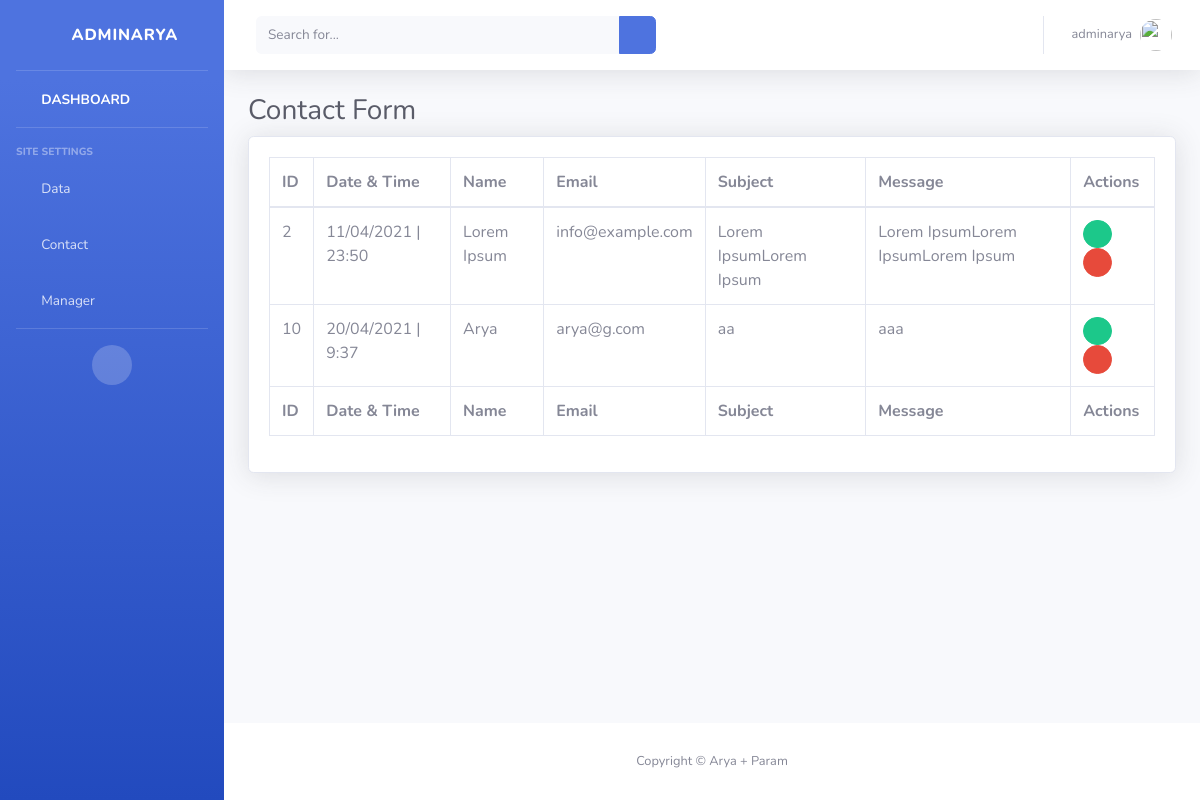
Screenshot of /panel/contactform/ (signed in) with the database file from the repository.
### contactform/models.py (models this page shows, shortened)
class ContactForm(models.Model):
	name = models.CharField(max_length=50)
	email = models.CharField(max_length=50, default='-')
	subj = models.CharField(max_length=50, default='-')
	msg = models.TextField(default='-')
	date = models.CharField(max_length=20, default='-')
	time = models.CharField(max_length=20, default='-')

### contactform/views.py (the view)
# urls.py: url(r'^panel/contactform/$', views.contact_show, name='contact_show'),
def contact_show(request):
	if not request.user.is_authenticated:
		return redirect('mylogin')
	txt = ContactForm.objects.all()
	return render(request, 'back/contact_form.html', {'txt': txt})

### main/templates/back/contact_form.html (shortened to what this page needs)
{% extends 'back/master.html' %}
{% load static %}
{% block mainblock %}
			<div class="container-fluid">
				<h1 class="h3 mb-2 text-gray-800">Contact Form</h1>
				<div class="card shadow mb-4">
					<div class="card-body">
						<div class="table-responsive">
							<table class="table table-bordered" id="dataTable" width="100%" cellspacing="0">
								<thead>
									<tr>
										<th>ID</th>
										<th>Date & Time</th>
										<th>Name</th>
										<th>Email</th>
										<th>Subject</th>
										<th>Message</th>
										<th>Actions</th>
									</tr>
								</thead>
								<tfoot>
									<tr>
										<th>ID</th>
										<th>Date & Time</th>
										<th>Name</th>
										<th>Email</th>
										<th>Subject</th>
										<th>Message</th>
										<th>Actions</th>
									</tr>
								</tfoot>
								<tbody>
									{% for i in txt %}
									<tr>
										<td>{{i.pk}}</td>
										<td>{{i.date}} | {{i.time}}</td>
										<td>{{i.name}}</td>
										<td>{{i.email}}</td>
										<td>{{i.subj}}</td>
										<td>{{i.msg}}</td>
										<td><a href="{% url 'answer_cm' pk=i.pk %}" data-toggle="tooltip" title="Answer" class="btn btn-success btn-circle btn-sm">
											<i class="fas fa-check"></i>
										</a>
										<a href="{% url 'contact_delete' pk=i.pk %}" data-toggle="tooltip" title="Delete" class="btn btn-danger btn-circle btn-sm">
											<i class="fas fa-trash"></i>
										</a></td>
									</tr>
									{% endfor %}
								</tbody>
							</table>
						</div>
					</div>
				</div>
			</div>
{% endblock %}

### main/templates/back/master.html (shortened to what this page needs)
{% load static %}
{% if user.is_authenticated %}
    <!DOCTYPE html>
    <html lang="en">
    <head>
        <link href="{% static 'back/vendor/fontawesome-free/css/all.min.css' %}" rel="stylesheet" type="text/css">
        <link href="{% static 'back/css/sb-admin-2.min.css' %}" rel="stylesheet">
    </head>
    <body id="page-top">
        <div id="wrapper">
            <ul class="navbar-nav bg-gradient-primary sidebar sidebar-dark accordion" id="accordionSidebar">
                <a class="sidebar-brand d-flex align-items-center justify-content-center" href="/panel">
                    <div class="sidebar-brand-icon rotate-n-15">
                        <i class="fas fa-laugh-wink"></i>
                    </div>
                    <div class="sidebar-brand-text mx-3">{{request.user}}</div>
                </a>
                <hr class="sidebar-divider my-0">
                <li class="nav-item active">
                    <a class="nav-link" href="/panel">
                        <i class="fas fa-fw fa-tachometer-alt"></i>
                        <span>DASHBOARD</span></a>
                </li>
                <hr class="sidebar-divider">
                <div class="sidebar-heading">
                    Site Settings
                </div>
                <li class="nav-item">
                    <a class="nav-link collapsed" href="#" data-toggle="collapse" data-target="#collapse1"
                        aria-expanded="true" aria-controls="collapseUtilities">
                        <i class="fas fa-fw fa-wrench"></i>
                        <span>Data</span>
                    </a>
                </li>
                <li class="nav-item">
                    <a class="nav-link collapsed" href="#" data-toggle="collapse" data-target="#collapse2"
                        aria-expanded="true" aria-controls="collapseUtilities">
                        <i class="fas fa-fw fa-wrench"></i>
                        <span>Contact</span>
                    </a>
                </li>
                <li class="nav-item">
                    <a class="nav-link collapsed" href="#" data-toggle="collapse" data-target="#collapse3"
                        aria-expanded="true" aria-controls="collapseUtilities">
                        <i class="fas fa-fw fa-wrench"></i>
                        <span>Manager</span>
                    </a>
                </li>
                <hr class="sidebar-divider d-none d-md-block">
                <div class="text-center d-none d-md-inline">
                    <button class="rounded-circle border-0" id="sidebarToggle"></button>
                </div>
            </ul>
            <div id="content-wrapper" class="d-flex flex-column">
                <div id="content">
                    <nav class="navbar navbar-expand navbar-light bg-white topbar mb-4 static-top shadow">
                        <form
                            class="d-none d-sm-inline-block form-inline mr-auto ml-md-3 my-2 my-md-0 mw-100 navbar-search">
                            <div class="input-group">
                                <input type="text" class="form-control bg-light border-0 small" placeholder="Search for..."
                                    aria-label="Search" aria-describedby="basic-addon2">
                                <div class="input-group-append">
                                    <button class="btn btn-primary" type="button">
                                        <i class="fas fa-search fa-sm"></i>
                                    </button>
                                </div>
                            </div>
                        </form>
                        <ul class="navbar-nav ml-auto">
                            <li class="nav-item dropdown no-arrow">
                                <a class="nav-link dropdown-toggle" href="#" id="userDropdown" role="button"
                                    data-toggle="dropdown" aria-haspopup="true" aria-expanded="false">
                                    <span class="mr-2 d-none d-lg-inline text-gray-600 small">{{request.user}}</span>
                                    <img class="img-profile rounded-circle"
                                        src="{% static 'back/img/undraw_profile.svg' %}">
                                </a>
                            </li>
                        </ul>
                    </nav>
                    {% block mainblock %}
                    {% endblock %}
                </div>
                <footer class="sticky-footer bg-white">
                    <div class="container my-auto">
                        <div class="copyright text-center my-auto">
                            <span>Copyright &copy; Arya + Param</span>
                        </div>
                    </div>
                </footer>
            </div>
        </div>
    </body>
    </html>
{% else %}
Please Login
{% endif %}

### rows the page displays
ContactForm: pk "2", date "11/04/2021", time "23:50", name "Lorem Ipsum", email "info@example.com", subj "Lorem IpsumLorem Ipsum", msg "Lorem IpsumLorem IpsumLorem Ipsum"
ContactForm: pk "10", date "20/04/2021", time "9:37", name "Arya", email "arya@g.com", subj "aa", msg "aaa"

### other values shown
{{ request.user }} "ADMINARYA"
{{ request.user }} "adminarya"
